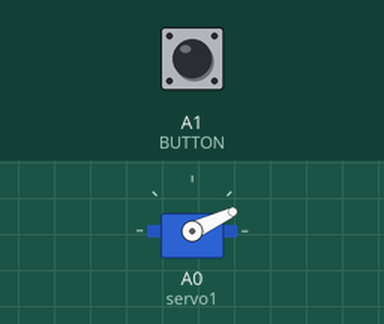
This sketch was run on a simulated Arduino Uno, built with avr-gcc and run on an emulated ATmega328P. Parts: servo. Inputs (shaded band) come from the test bench; at power-on: A1 (BUTTON) LOW.

Above: at 1.2 s.
1.3 s: A1 (BUTTON) pulled HIGH for 3.2 s
At 2.2 s:
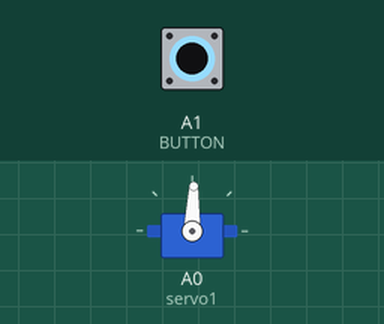
Timing chart, 0 to 7.3 s (numbered marks = the images above; inputs shaded):
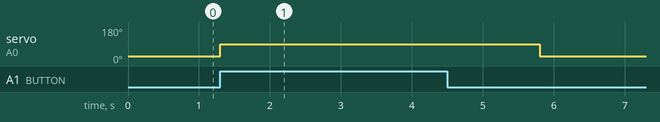

The sketch:

Dispenser.ino
```cpp
#include <TimeAlarms.h>
#include <Time.h>
#include <Servo.h>
#define BUTTON A1

Servo servo1;
int btn = 0;

void setup(){
 setTime(21,16,55,22,12,17); //hr,min,sec,day,month,yr
 Alarm.timerRepeat(3,24,0,Food);
 servo1.attach(A0); //analog pin 0
 servo1.write(25); //set servo to position 25
}

void loop(){
  btn = digitalRead(BUTTON); //read state of override button
  if (btn == HIGH){
    Food();
  }
  Alarm.delay(0);
}

void Food() {
    servo1.write(88);
    Alarm.delay(1500);
    servo1.write(25);
}
```

Measured:
- after the input at 1.3 s, servo on A0 (servo1): 25° → 88° at once, → 25° 4.5 s later
